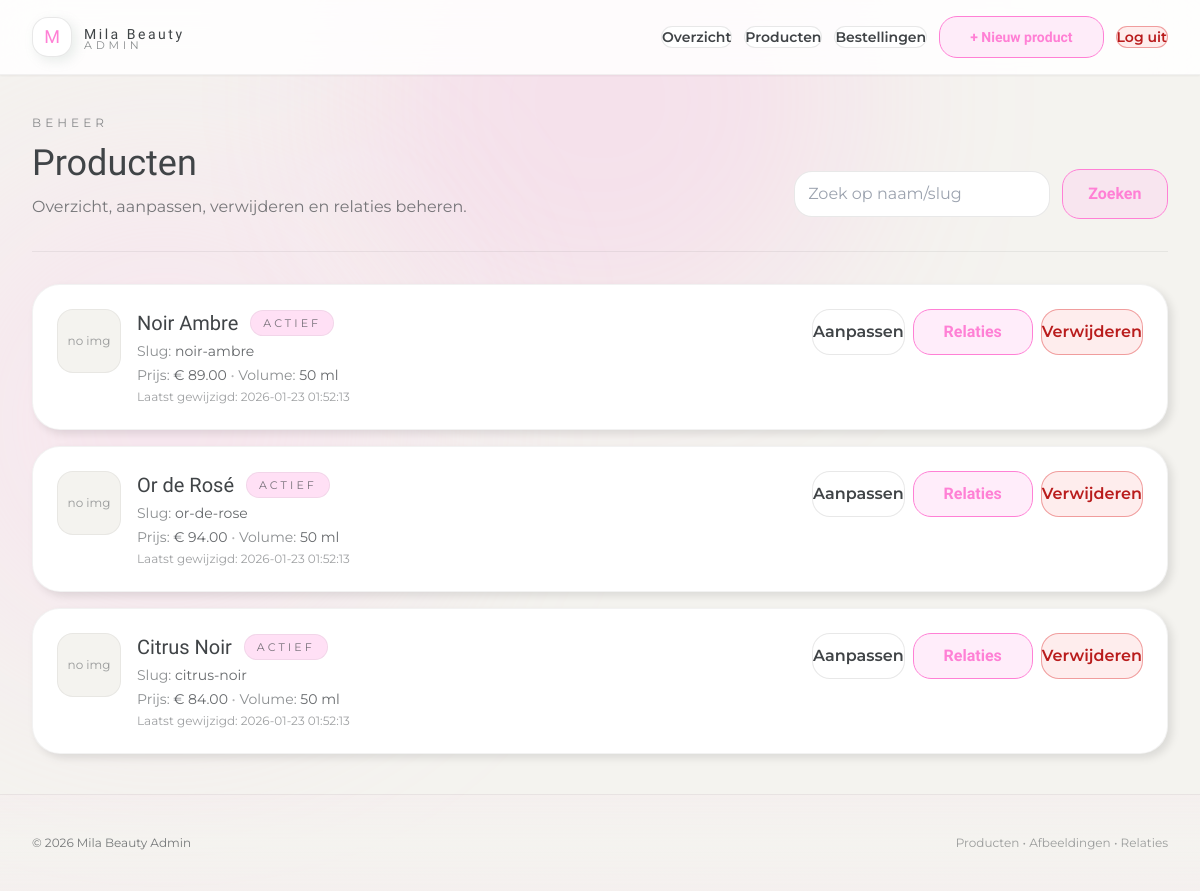
Page /admin/products/index.php (signed in) on the committed database.
### tables this page shows
CREATE TABLE IF NOT EXISTS products (
                                        id INT UNSIGNED AUTO_INCREMENT PRIMARY KEY,
                                        name VARCHAR(160) NOT NULL,
    slug VARCHAR(200) NOT NULL UNIQUE,
    short_description VARCHAR(255) NULL,
    description TEXT NULL,
    price DECIMAL(10,2) NULL,
    volume_ml INT NULL,
    is_active TINYINT(1) NOT NULL DEFAULT 1,
    main_image VARCHAR(255) NULL,
    created_at DATETIME NOT NULL DEFAULT CURRENT_TIMESTAMP,
    updated_at DATETIME NOT NULL DEFAULT CURRENT_TIMESTAMP ON UPDATE CURRENT_TIMESTAMP
    );

### config/db.php (called while the page is built, shortened)
<?php
function h(string $value): string
{
    return htmlspecialchars($value, ENT_QUOTES, 'UTF-8');
}

### admin/products/index.php (the view, shortened to what this page needs)
<?php
require_once __DIR__ . '/../../config/db.php';
$pdo = db();
$q = trim((string)($_GET['q'] ?? ''));
$sql = "SELECT id, name, slug, price, volume_ml, is_active, main_image, updated_at
        FROM products
        WHERE 1=1";
$params = [];
$sql .= " ORDER BY updated_at DESC";
$stmt = $pdo->prepare($sql);
$stmt->execute($params);
$products = $stmt->fetchAll();
include __DIR__ . '/../includes/header.php';
?>
<div class="flex items-end justify-between gap-6 flex-wrap">
    <div>
        <div class="text-xs tracking-[.34em] uppercase text-brandText/60">Beheer</div>
        <h1 class="mt-3 font-serif text-3xl md:text-4xl">Producten</h1>
        <p class="mt-3 text-brandText/70">Overzicht, aanpassen, verwijderen en relaties beheren.</p>
    </div>
    <form class="flex gap-3 items-center" method="get">
        <input
                name="q"
                value="<?= h($q) ?>"
                class="w-64 input-field"
                placeholder="Zoek op naam/slug"
        />
        <button class="btn btn-primary btn-lg">
            Zoeken
        </button>
    </form>
</div>
<div class="mt-8 hairline"></div>
<div class="mt-8 grid gap-4">
    <?php foreach ($products as $p): ?>
        <div class="rounded-[28px] overflow-hidden bg-white shadow-card border border-black/5">
            <div class="p-6 flex items-start justify-between gap-6 flex-wrap">
                <div class="flex items-start gap-4">
                    <div class="h-16 w-16 rounded-2xl border border-black/5 bg-brandBg overflow-hidden flex items-center justify-center">
                        <?php if (!empty($p['main_image'])): ?>
                            <img src="/<?= h($p['main_image']) ?>" class="h-full w-full object-cover" alt="">
                        <?php else: ?>
                            <span class="text-brandText/50 text-xs">no img</span>
                        <?php endif; ?>
                    </div>
                    <div>
                        <div class="flex items-center gap-3">
                            <div class="font-serif text-xl text-brandText"><?= h($p['name']) ?></div>
                            <?php if ((int)$p['is_active'] === 1): ?>
                                <span class="text-[11px] tracking-[.28em] uppercase rounded-full px-3 py-1 border border-black/5 bg-brandPinkSoft/60 text-brandText/70">Actief</span>
                            <?php else: ?>
                                <span class="text-[11px] tracking-[.28em] uppercase rounded-full px-3 py-1 border border-black/5 bg-brandBg text-brandText/50">Inactief</span>
                            <?php endif; ?>
                        </div>
                        <div class="mt-1 text-sm text-brandText/60">Slug: <span class="text-brandText/80"><?= h($p['slug']) ?></span></div>
                        <div class="mt-1 text-sm text-brandText/60">
                            Prijs: <span class="text-brandText/80">€ <?= h((string)$p['price']) ?></span>
                            <span class="text-brandText/40">•</span>
                            Volume: <span class="text-brandText/80"><?= h((string)$p['volume_ml']) ?> ml</span>
                        </div>
                        <div class="mt-1 text-xs text-brandText/50">Laatst gewijzigd: <?= h((string)$p['updated_at']) ?></div>
                    </div>
                </div>
                <div class="flex gap-2">
                    <a class="btn btn-secondary"
                       href="edit.php?id=<?= (int)$p['id'] ?>">Aanpassen</a>
                    <a class="btn btn-primary"
                       href="relations.php?id=<?= (int)$p['id'] ?>">Relaties</a>
                    <a class="btn btn-danger"
                       href="delete.php?id=<?= (int)$p['id'] ?>"
                       onclick="return confirm('Weet je zeker dat je dit product wilt verwijderen?');"
                    >Verwijderen</a>
                </div>
            </div>
        </div>
    <?php endforeach; ?>
</div>
<?php include __DIR__ . '/../includes/footer.php'; ?>

### admin/includes/header.php (shortened to what this page needs)
<!doctype html>
<html lang="nl">
<head>
    <script src="https://cdn.tailwindcss.com"></script>
    <link rel="stylesheet" href="/assets/css/theme.css" />
    <link rel="stylesheet" href="/assets/css/admin.css" />
</head>
<?php
$showAdminNav = $showAdminNav ?? true;
$bodyClass = $bodyClass ?? 'admin-body text-brandText font-sans';
$mainClass = $mainClass ?? 'mx-auto max-w-container px-4 md:px-8 py-10';
$adminNavLinks = [
    [
        'label' => 'Overzicht',
        'href' => '/admin/index.php',
        'class' => 'btn btn-secondary',
    ],
    [
        'label' => 'Producten',
        'href' => '/admin/products/',
        'class' => 'btn btn-secondary',
    ],
    [
        'label' => 'Bestellingen',
        'href' => '/admin/orders/',
        'class' => 'btn btn-secondary',
    ],
];
$adminNavActions = [
    [
        'label' => '+ Nieuw product',
        'href' => '/admin/products/create.php',
        'class' => 'btn btn-primary',
    ],
    [
        'label' => 'Log uit',
        'href' => '/admin/auth/logout.php',
        'class' => 'btn btn-danger',
    ],
];
?>
<body class="<?= h($bodyClass) ?>">
<div class="fixed inset-0 -z-50 pointer-events-none">
    <div class="absolute -top-40 left-1/2 -translate-x-1/2 h-[520px] w-[520px] rounded-full blur-[90px] bg-brandPink/15"></div>
</div>
<header class="sticky top-0 z-50 bg-white/85 backdrop-blur-xl border-b border-black/5 shadow-sm">
    <div class="mx-auto max-w-container px-4 md:px-8 py-4 flex items-center justify-between gap-4">
        <a href="/admin/index.php" class="group flex items-center gap-3">
            <div class="h-10 w-10 rounded-2xl luxe-ring shadow-glow bg-white flex items-center justify-center">
                <span class="font-serif text-brandPink text-lg">M</span>
            </div>
            <div class="leading-none">
                <div class="font-serif tracking-[.18em] text-sm text-brandText">Mila Beauty</div>
                <div class="text-[11px] tracking-[.34em] text-brandText/60 -mt-1">ADMIN</div>
            </div>
        </a>
        <?php if ($showAdminNav) : ?>
            <div class="flex items-center gap-3">
                <nav class="hidden md:flex items-center gap-3 text-sm">
                    <?php foreach ($adminNavLinks as $link) : ?>
                        <a class="<?= h($link['class']) ?>" href="<?= h($link['href']) ?>">
                            <?= h($link['label']) ?>
                        </a>
                    <?php endforeach; ?>
                    <?php foreach ($adminNavActions as $link) : ?>
                        <a class="<?= h($link['class']) ?>" href="<?= h($link['href']) ?>">
                            <?= h($link['label']) ?>
                        </a>
                    <?php endforeach; ?>
                </nav>
            </div>
        <?php endif; ?>
    </div>
</header>
<main class="<?= h($mainClass) ?>">

### admin/includes/footer.php
</main>
<footer class="py-10 border-t border-black/5">
    <div class="mx-auto max-w-container px-4 md:px-8 text-xs text-brandText/70 flex items-center justify-between gap-4 flex-wrap">
        <div>© <?= date('Y') ?> Mila Beauty Admin</div>
        <div class="opacity-70">Producten • Afbeeldingen • Relaties</div>
    </div>
</footer>
</body>
</html>

### assets/css/theme.css (style rules this page uses)
:root { --color-brand-pink: #ff80d5; --color-brand-pink-soft: #ffccef; --color-brand-bg: #f4f3ef; --color-brand-accent: #ca9a8e; --color-brand-text: #404447; --color-brand-bg-soft: #faf4f7; --color-header-pink: rgba(255, 128, 213, 0.61); --shadow-card: 4px 4px 8px 0px rgba(0, 0, 0, 0.1); --shadow-img: 4px 4px 20px 0px rgba(132, 153, 148, 0.5); --shadow-inset-glow: 0 0 10px 0 #ca9a8e inset, 0 0 20px 2px #ca9a8e; --radius-fancy: 20px 0 20px 0; --radius-fancy-img: 100px 0 0 0; --section-accent: var(--color-brand-pink); --section-accent-soft: var(--color-brand-pink-soft); --section-button-bg: rgba(255, 204, 239, 0.37); --section-text: var(--color-brand-text); --section-bg: var(--color-brand-bg); --section-border: rgba(64, 68, 71, 0.08); }
body { background: linear-gradient(180deg, var(--color-brand-bg-soft) 0%, var(--section-bg) 45%, rgba(255, 204, 239, 0.12) 100%); color: var(--section-text); font-weight: 400; }
section, footer { background: linear-gradient(180deg, rgba(255, 204, 239, 0.08) 0%, rgba(244, 243, 239, 0.7) 50%, rgba(255, 204, 239, 0.08) 100%); }
.btn-primary { display: inline-flex; align-items: center; justify-content: center; font-family: Taviraj, serif; font-weight: 600; border: 2px solid var(--section-accent); color: var(--section-accent); background: var(--section-button-bg); padding: 10px 30px; transition: all 0.3s ease; border-radius: var(--radius-fancy); }

### assets/css/admin.css (style rules this page uses)
:root { --admin-card-bg: #ffffff; --admin-card-soft: rgba(255, 255, 255, 0.85); --admin-border: rgba(64, 68, 71, 0.12); --admin-border-soft: rgba(64, 68, 71, 0.08); --admin-shadow: 4px 4px 12px rgba(132, 153, 148, 0.18); --admin-shadow-strong: 6px 8px 22px rgba(132, 153, 148, 0.25); }
.admin-body { background: var(--color-brand-bg); color: var(--color-brand-text); font-family: "Montserrat", ui-sans-serif, system-ui; min-height: 100vh; }
.luxe-ring { border: 1px solid var(--admin-border); border-radius: 20px; }
.shadow-glow { box-shadow: var(--admin-shadow); }
.hairline { height: 1px; background: var(--admin-border-soft); }
.btn { display: inline-flex; align-items: center; justify-content: center; gap: 0.35rem; font-weight: 600; border-radius: 18px; transition: all 0.2s ease; border: 1px solid transparent; }
.btn-primary { border-color: var(--color-brand-pink); color: var(--color-brand-pink); background: rgba(255, 204, 239, 0.35); font-family: "Taviraj", ui-serif, Georgia, serif; }
.btn-secondary { border-color: var(--admin-border); color: var(--color-brand-text); background: var(--admin-card-soft); }
.btn-danger { border-color: rgba(220, 38, 38, 0.4); color: #b91c1c; background: rgba(254, 226, 226, 0.6); }
.btn-lg { padding: 0.75rem 1.6rem; font-size: 1rem; }
.input-field { width: 100%; border-radius: 18px; border: 1px solid var(--admin-border); background: var(--admin-card-bg); padding: 0.65rem 0.85rem; color: var(--color-brand-text); outline: none; transition: box-shadow 0.2s ease, border-color 0.2s ease; }

### rows in the picture
products: shows "no img", name "Noir Ambre", is_active "ACTIEF", slug "noir-ambre", price "89.00", volume_ml "50", updated_at "2026-01-23 01:52:13"
products: shows "no img", name "Or de Rosé", is_active "ACTIEF", slug "or-de-rose", price "94.00", volume_ml "50", updated_at "2026-01-23 01:52:13"
products: shows "no img", name "Citrus Noir", is_active "ACTIEF", slug "citrus-noir", price "84.00", volume_ml "50", updated_at "2026-01-23 01:52:13"

### other values in the picture
$link['label'] "Overzicht"
$link['label'] "Producten"
$link['label'] "Bestellingen"
$link['label'] "+ Nieuw product"
$link['label'] "Log uit"
